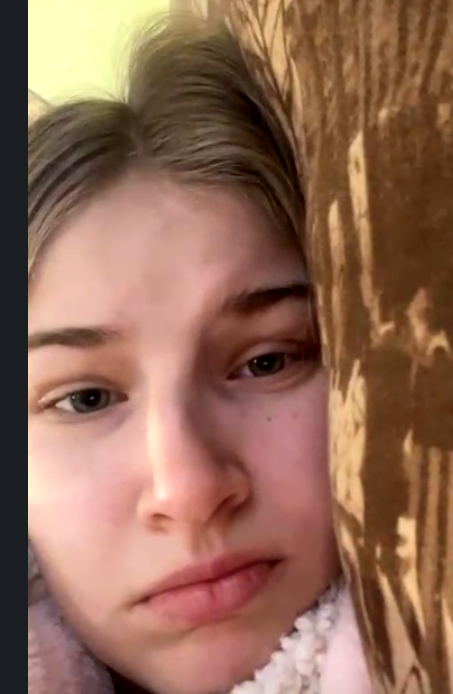
#> input picture Libraries/Pillow/images/picture.png, 453 x 694 px
$ python '4_Фільтри.py'
#> lines starting #> are read from the running program, lines starting #| are printed output that depends on the picture
from PIL import Image, ImageFilter


img = Image.open('images/picture.png')
#> img is the input picture: PIL image 453x694 RGBA; mean R, G, B, A 146.3, 106.1, 86.3, 255

blurred_img = img.filter(ImageFilter.BLUR)
blurred_img.save('images/blurred.png')
blurred_img.show()

contour_img = img.filter(ImageFilter.CONTOUR)
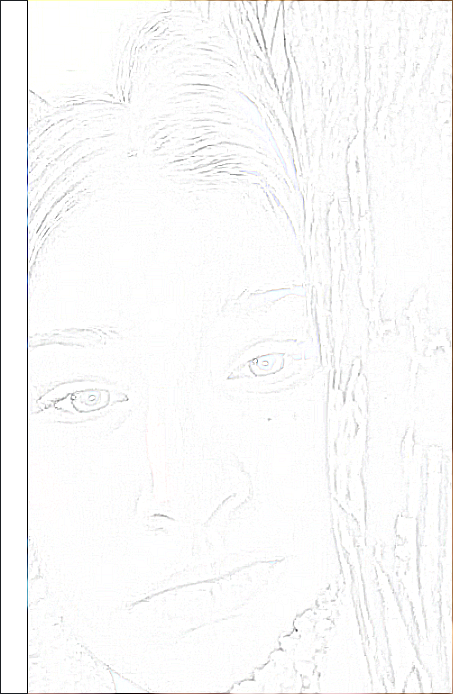
#> contour_img: PIL image 453x694 RGBA; mean R, G, B, A 249.8, 249.7, 249.5, 255
contour_img.save('images/contoured.png')
contour_img.show()
